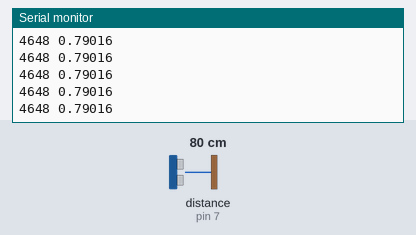
Bench run of a sketch on a simulated Arduino Uno, built with avr-gcc and run on an emulated ATmega328P. On the bench: the last lines printed to the serial monitor. Wiring (inferred from the names in the program): ultrasonic range finder: trigger pin 8; echo pin 7. The inputs (shaded band) are chosen by the test bench; at power-on: distance to the obstacle (sensor on pin 7) 80 cm. The echo pulse lasts 58.3 µs per cm.

Above: at 1.2 s.
1.3 s: distance to the obstacle (sensor on pin 7) set to 2 cm
At 1.8 s:
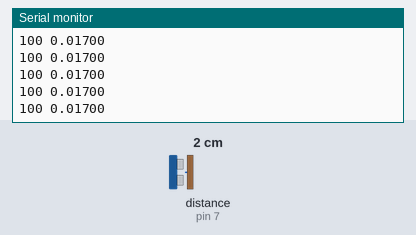
2.8 s: distance to the obstacle (sensor on pin 7) set to 18 cm
At 3.5 s:
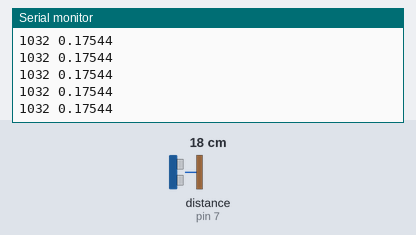
Timing chart, 0 to 5.8 s (numbered marks = the images above; inputs shaded):
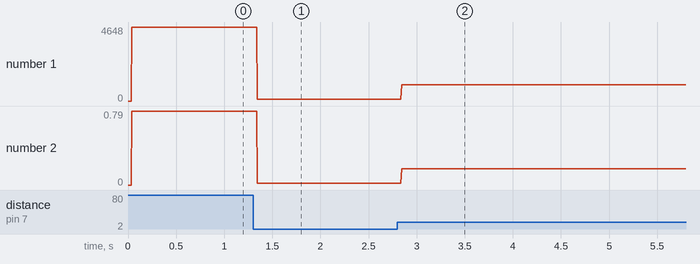

Measured:
- after the input at 1.3 s, the serial monitor: prints a new line at once (image 1)
- after the input at 2.8 s, the serial monitor: prints a new line at once (image 2)
- plotted number 1: 4648 → 100 after the input at 1.3 s, 100 → 1032 after the input at 2.8 s
- plotted number 2: 0.79 → 0.02 after the input at 1.3 s, 0.02 → 0.18 after the input at 2.8 s

The sketch:

ultrasonic_sensor.ino
```cpp
volatile unsigned long currentTime = 0;
volatile unsigned long ultrasonicRiseEdge = 0;
byte lastState;
int ultrasonicPulseLength;
void ultrasonic_setup(){
  PCICR |= B00000100; //enable PCIE2 Bit 1 (PORT D)
  PCMSK2 |= B10000000;
}

const int trigPin = 8;
const int echoPin = 7;
// defines variables

float distance; // meters

void setup() {
  DDRB |= B00000001;
  ultrasonic_setup();
  Serial.begin(19200);
}

void loop() {
  //unsigned long int start = micros();
  PORTB |= B00000001;
  delayMicroseconds(10);
  PORTB &= B11111110;
  if(ultrasonicPulseLength != 0)
    distance = 0.5 * 340 * (float)(ultrasonicPulseLength / 1e6);

  Serial.print(ultrasonicPulseLength);
  Serial.print(" ");
  Serial.println(distance, 5);
}

ISR(PCINT2_vect){
  currentTime = micros();
  if(PIND & B10000000){
    if(lastState == 0){
      lastState = 1;
      ultrasonicRiseEdge = currentTime;
    }
  }else if(lastState == 1){
    lastState = 0;
    ultrasonicPulseLength = currentTime - ultrasonicRiseEdge;
  }
}
```
